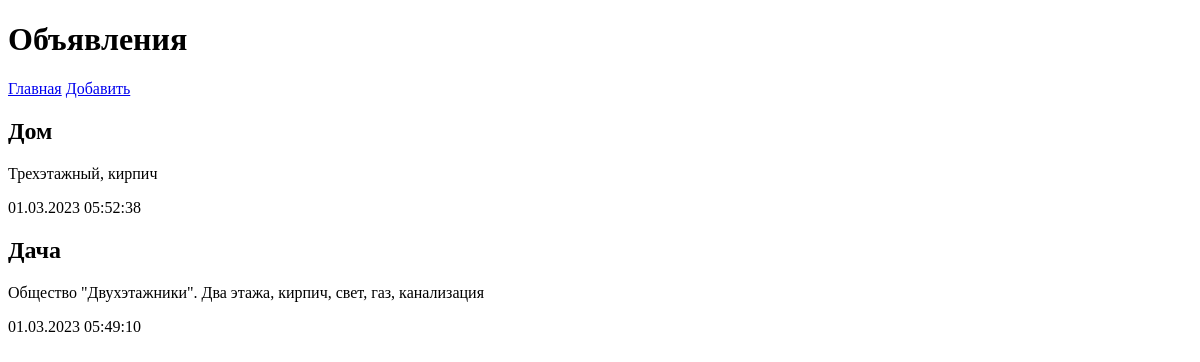
The page /board/ on the database as committed earlier.
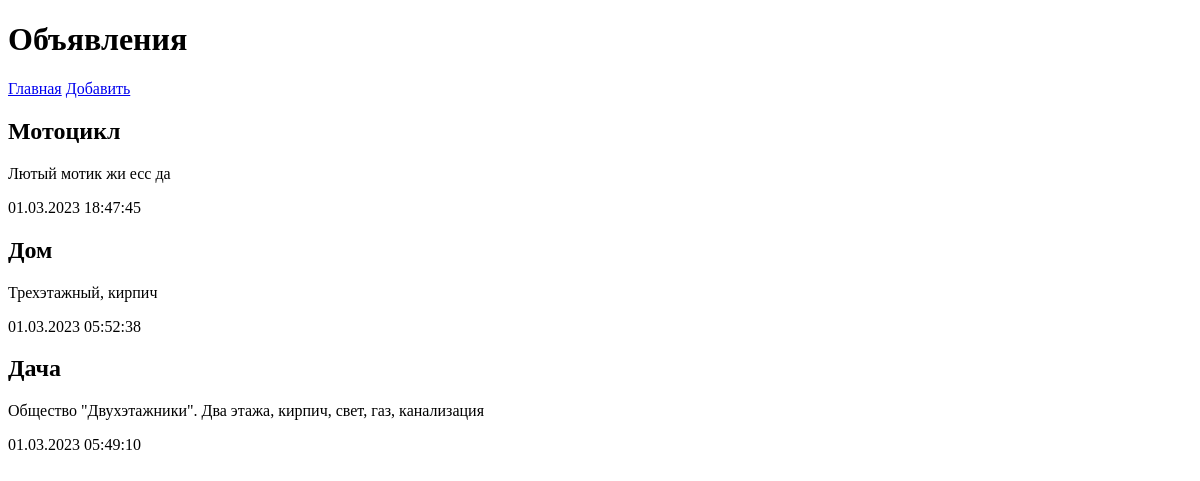
The same page on the database as committed later.
### board/models.py (models this page shows)
class Bb(models.Model):
    title = models.CharField(max_length=50, verbose_name='Товар')
    contentt = models.TextField(null=True,blank= True, verbose_name= 'Описание')
    price = models.FloatField(null=True,blank=True, verbose_name= 'Цена')
    published = models.DateTimeField(auto_now= True,db_index=True, verbose_name= 'Дата публикации')
    rubric = models.ForeignKey('Rubric',null=True, on_delete= models.PROTECT, verbose_name='Рубрика')
    class Meta:
        verbose_name_plural = 'Объявления'
        verbose_name = 'Объявление'
        ordering = ['-published']

### board/views.py (the view)
# urls.py: path('', index, name = 'index'),
def index(request):
    bbs = Bb.objects.all()
    rubrics = Rubric.objects.all()
    context = {'bbs': bbs, 'rubrics': rubrics}
    return render(request, 'bboard/index.html', context)

### board/templates/bboard/index.html (shortened to what this page needs)
{% extends "layout/basic.html" %}
{% block content %}
{% for bb in bbs %}
<div>
    <h2> {{ bb.title }}</h2>
    <p> {{ bb.contentt }} </p>
    <p> {{ bb.published|date:"d.m.Y H:i:s" }} </p>
</div>
{%  endfor %}
{% endblock %}

Rows that differ between the two databases and show on the page:
added Bb: title "Мотоцикл", contentt "Лютый мотик жи есс да", published "01.03.2023 18:47:45"
